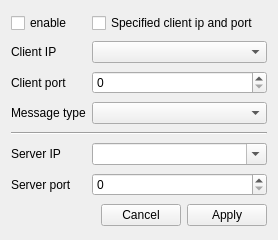
<?xml version="1.0" encoding="UTF-8"?>
<ui version="4.0">
 <class>SAKSocketClientTransmitterToolUiEditor</class>
 <widget class="QWidget" name="SAKSocketClientTransmitterToolUiEditor">
  <property name="geometry">
   <rect>
    <x>0</x>
    <y>0</y>
    <width>278</width>
    <height>240</height>
   </rect>
  </property>
  <property name="windowTitle">
   <string>Item Editor</string>
  </property>
  <layout class="QGridLayout" name="gridLayout">
   <item row="2" column="1">
    <widget class="QSpinBox" name="spinBoxClientPort">
     <property name="maximum">
      <number>65535</number>
     </property>
    </widget>
   </item>
   <item row="5" column="0">
    <widget class="QLabel" name="label_3">
     <property name="sizePolicy">
      <sizepolicy hsizetype="Fixed" vsizetype="Preferred">
       <horstretch>0</horstretch>
       <verstretch>0</verstretch>
      </sizepolicy>
     </property>
     <property name="text">
      <string>Server IP</string>
     </property>
    </widget>
   </item>
   <item row="6" column="1">
    <widget class="QSpinBox" name="spinBoxServerPort">
     <property name="maximum">
      <number>65535</number>
     </property>
    </widget>
   </item>
   <item row="2" column="0">
    <widget class="QLabel" name="label_2">
     <property name="sizePolicy">
      <sizepolicy hsizetype="Fixed" vsizetype="Preferred">
       <horstretch>0</horstretch>
       <verstretch>0</verstretch>
      </sizepolicy>
     </property>
     <property name="text">
      <string>Client port</string>
     </property>
    </widget>
   </item>
   <item row="5" column="1">
    <widget class="SAKIpComboBox" name="comboBoxServerIp">
     <property name="editable">
      <bool>true</bool>
     </property>
    </widget>
   </item>
   <item row="1" column="1">
    <widget class="SAKIpComboBox" name="comboBoxClientIp"/>
   </item>
   <item row="6" column="0">
    <widget class="QLabel" name="label_4">
     <property name="sizePolicy">
      <sizepolicy hsizetype="Fixed" vsizetype="Preferred">
       <horstretch>0</horstretch>
       <verstretch>0</verstretch>
      </sizepolicy>
     </property>
     <property name="text">
      <string>Server port</string>
     </property>
    </widget>
   </item>
   <item row="3" column="0">
    <widget class="QLabel" name="labelMessageType">
     <property name="sizePolicy">
      <sizepolicy hsizetype="Fixed" vsizetype="Preferred">
       <horstretch>0</horstretch>
       <verstretch>0</verstretch>
      </sizepolicy>
     </property>
     <property name="text">
      <string>Message type</string>
     </property>
    </widget>
   </item>
   <item row="0" column="0">
    <widget class="QCheckBox" name="checkBoxEnable">
     <property name="text">
      <string>enable</string>
     </property>
    </widget>
   </item>
   <item row="7" column="0" colspan="2">
    <layout class="QHBoxLayout" name="horizontalLayout">
     <property name="leftMargin">
      <number>0</number>
     </property>
     <property name="topMargin">
      <number>0</number>
     </property>
     <property name="rightMargin">
      <number>0</number>
     </property>
     <property name="bottomMargin">
      <number>0</number>
     </property>
     <item>
      <spacer name="horizontalSpacer">
       <property name="orientation">
        <enum>Qt::Horizontal</enum>
       </property>
       <property name="sizeHint" stdset="0">
        <size>
         <width>40</width>
         <height>20</height>
        </size>
       </property>
      </spacer>
     </item>
     <item>
      <widget class="QPushButton" name="pushButtonCancel">
       <property name="text">
        <string>Cancel</string>
       </property>
      </widget>
     </item>
     <item>
      <widget class="QPushButton" name="pushButtonApply">
       <property name="text">
        <string>Apply</string>
       </property>
      </widget>
     </item>
    </layout>
   </item>
   <item row="3" column="1">
    <widget class="sakwebsocketmessagetypecombobox" name="comboBoxMessageType"/>
   </item>
   <item row="1" column="0">
    <widget class="QLabel" name="label">
     <property name="sizePolicy">
      <sizepolicy hsizetype="Fixed" vsizetype="Preferred">
       <horstretch>0</horstretch>
       <verstretch>0</verstretch>
      </sizepolicy>
     </property>
     <property name="text">
      <string>Client IP</string>
     </property>
    </widget>
   </item>
   <item row="0" column="1">
    <widget class="QCheckBox" name="checkBoxSpecifiedClientIpAndPort">
     <property name="text">
      <string>Specified client ip and port</string>
     </property>
    </widget>
   </item>
   <item row="4" column="0" colspan="2">
    <widget class="Line" name="line">
     <property name="orientation">
      <enum>Qt::Horizontal</enum>
     </property>
    </widget>
   </item>
  </layout>
 </widget>
 <customwidgets>
  <customwidget>
   <class>SAKIpComboBox</class>
   <extends>QComboBox</extends>
   <header location="global">sakipcombobox.h</header>
  </customwidget>
  <customwidget>
   <class>sakwebsocketmessagetypecombobox</class>
   <extends>QComboBox</extends>
   <header location="global">sakwebsocketmessagetypecombobox.h</header>
  </customwidget>
 </customwidgets>
 <resources/>
 <connections/>
</ui>
